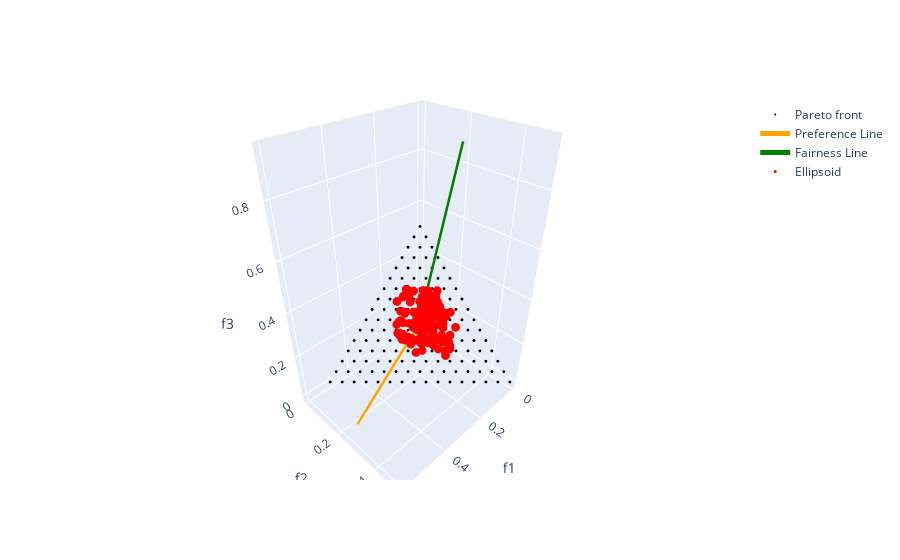

Write notebook code for a chart like this one.
### Code cell
plot_3d_plotly(pf, ref_dir, fair_dir, res_nosoften)

### Figure 1 — Plotly figure (JSON) as saved in the notebook; plotly's stock layout.template omitted (floating-point values rounded to 4 significant figures; data arrays with more than 128 entries replaced by an {"elided": "..."} marker saying what was removed)
{"data": [{"marker": {"color": "black", "size": 1}, "mode": "markers", "name": "Pareto front", "type": "scatter3d", "x": {"elided": "136 float values"}, "y": {"elided": "136 float values"}, "z": {"elided": "136 float values"}}, {"line": {"color": "orange", "width": 5}, "mode": "lines", "name": "Preference Line", "type": "scatter3d", "x": [0, 0.6], "y": [0, 0.3], "z": [0, 0.1]}, {"line": {"color": "green", "width": 5}, "mode": "lines", "name": "Fairness Line", "type": "scatter3d", "x": [0, 0.1562], "y": [0, 0.3123], "z": [0, 0.937]}, {"marker": {"color": "red", "size": 3}, "mode": "markers", "name": "Ellipsoid", "type": "scatter3d", "x": {"elided": "146 float values"}, "y": {"elided": "146 float values"}, "z": {"elided": "146 float values"}}], "layout": {"scene": {"xaxis": {"title": {"text": "f1"}}, "yaxis": {"title": {"text": "f2"}}, "zaxis": {"title": {"text": "f3"}}}}}
